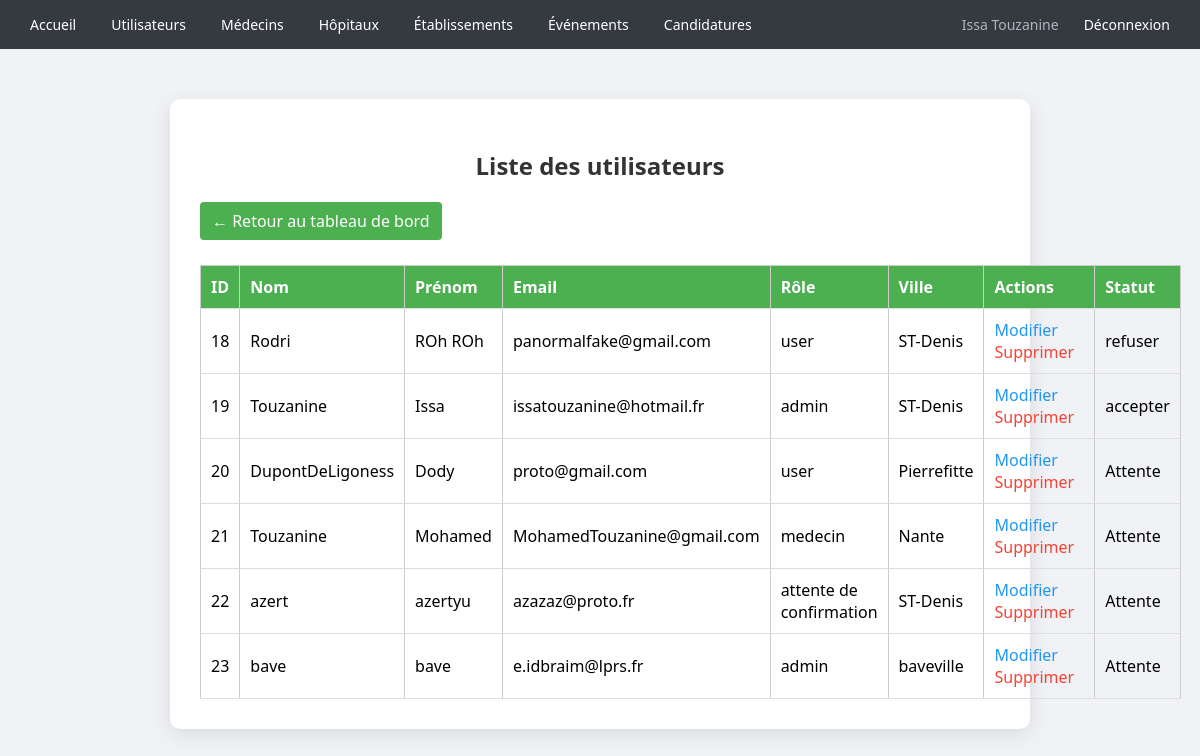
The page /src/vue/ListeUtilisateurs.php (signed in) on the database as committed earlier.
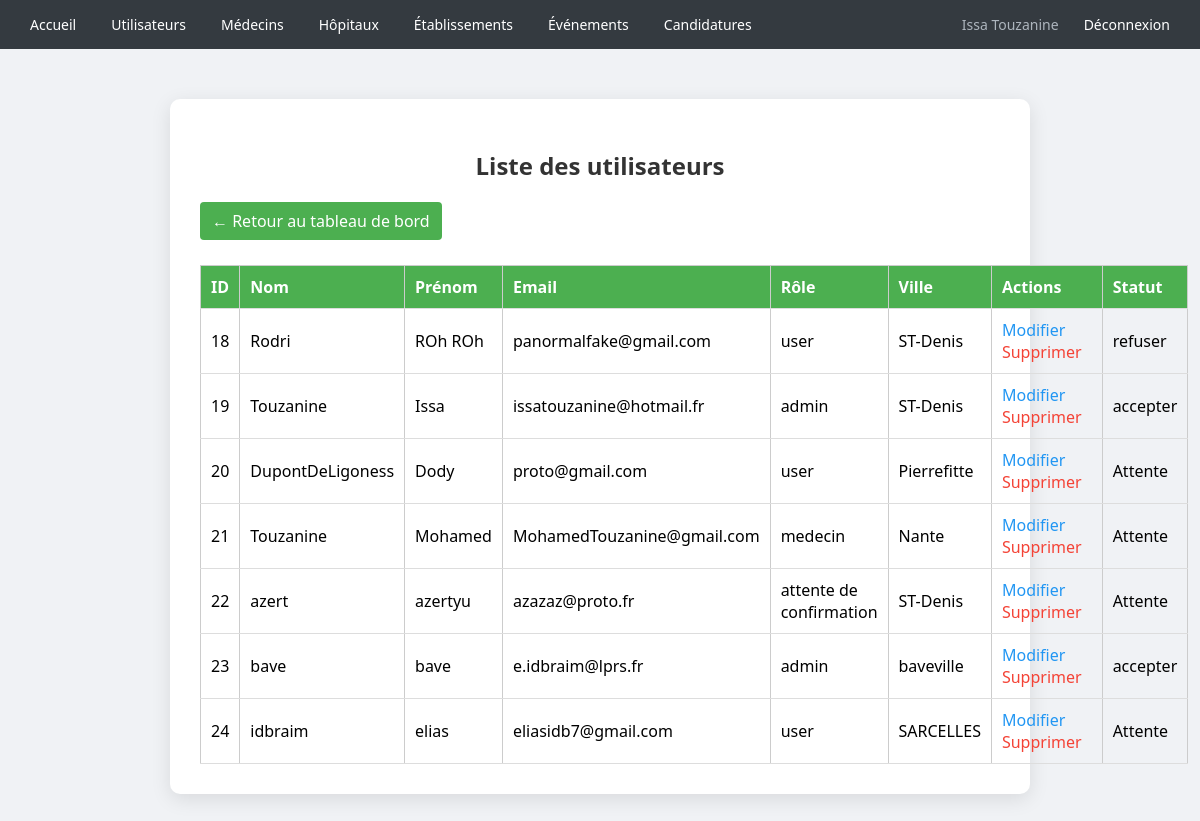
The same page on the database as committed later.
### tables this page shows
CREATE TABLE IF NOT EXISTS `utilisateur` (
  `id_utilisateur` int NOT NULL AUTO_INCREMENT,
  `nom` varchar(50) NOT NULL,
  `prenom` varchar(50) NOT NULL,
  `email` varchar(50) NOT NULL,
  `rue` varchar(50) NOT NULL,
  `cd` int NOT NULL,
  `ville` varchar(50) NOT NULL,
  `mdp` varchar(255) NOT NULL,
  `role` enum('admin','user','medecin','attente de confirmation','entreprise') DEFAULT 'attente de confirmation',
  `status` enum('Attente','accepter','refuser') DEFAULT 'Attente',
  `reset_token` varchar(255) DEFAULT NULL,
  `reset_expires` datetime DEFAULT NULL,
  PRIMARY KEY (`id_utilisateur`),
  UNIQUE KEY `email` (`email`)
);

### src/repository/UtilisateurRepository.php (called while the page is built, shortened)
<?php
class UtilisateurRepository
{
    private $bdd;
    public function __construct(\PDO $bdd) {
        $this->bdd = $bdd;
    }
    public function findAll(): array
    {
        try {
            $sql = "SELECT id_utilisateur, nom, prenom, email, role, ville, status
                FROM utilisateur
                ORDER BY id_utilisateur ASC";
            $stmt = $this->bdd->query($sql);
            return $stmt->fetchAll(\PDO::FETCH_ASSOC);
        } catch (PDOException $e) {
            error_log('Erreur findAll utilisateurs : ' . $e->getMessage());
            return [];
        }
    }
}
?>

### src/vue/ListeUtilisateurs.php (the view, shortened to what this page needs)
<?php
require_once __DIR__ . '/../repository/UtilisateurRepository.php';
$database = new Bdd();
$bdd = $database->getBdd();
$repo = new UtilisateurRepository($bdd);
$utilisateurs = $repo->findAll();
include __DIR__ . '/header.php';
?>
<h2>Liste des utilisateurs</h2>
<a class="btn-retour" href="../../index.php">&larr; Retour au tableau de bord</a>
<table>
    <thead>
    <tr>
        <th>ID</th>
        <th>Nom</th>
        <th>Prénom</th>
        <th>Email</th>
        <th>Rôle</th>
        <th>Ville</th>
        <th>Actions</th>
        <th>Statut</th>
    </tr>
    </thead>
    <tbody>
    <?php foreach ($utilisateurs as $u): ?>
        <tr>
            <td><?= $u['id_utilisateur'] ?></td>
            <td><?= htmlspecialchars($u['nom']) ?></td>
            <td><?= htmlspecialchars($u['prenom']) ?></td>
            <td><?= htmlspecialchars($u['email']) ?></td>
            <td><?= htmlspecialchars($u['role']) ?></td>
            <td><?= htmlspecialchars($u['ville']) ?></td>
            <td class="actions">
                <a class="btn-modifier" href="ModifierUtilisateur.php?email=<?= urlencode($u['email']) ?>">Modifier</a>
                <a class="btn-supprimer" href="ListeUtilisateurs.php?delete=<?= $u['id_utilisateur'] ?>" onclick="return confirm('Voulez-vous vraiment supprimer cet utilisateur ?')">Supprimer</a>
            </td>
            <td><?= htmlspecialchars($u['status'] ?? '') ?></td>
        </tr>
    <?php endforeach; ?>
    </tbody>
</table>

### src/vue/header.php (shortened to what this page needs)
<!DOCTYPE html>
<html lang="fr">
<head>
</head>
<body>
<nav>
    <a href="../../index.php">Accueil</a>
    <?php if (isset($_SESSION['role'])): ?>
        <?php $role = $_SESSION['role']; ?>
        <?php if ($role === 'admin'): ?>
            <a href="../../src/vue/ListeUtilisateurs.php">Utilisateurs</a>
            <a href="../../src/vue/ListeMedecin.php">Médecins</a>
            <a href="../../src/vue/ListeHopital.php">Hôpitaux</a>
            <a href="../../src/vue/ListeEtablissement.php">Établissements</a>
            <a href="../../src/vue/ListeEvenement.php">Événements</a>
            <a href="../../src/vue/ListeCandidatures.php">Candidatures</a>
        <?php endif; ?>
        <span class="nav-user">
            <?= htmlspecialchars(($_SESSION['prenom'] ?? '') . ' ' . ($_SESSION['nom'] ?? '')) ?>
        </span>
        <a href="../../src/traitement/Déconnexion.php">Déconnexion</a>
    <?php endif; ?>
</nav>
<div class="container">

### src/vue/header.php (style rules this page uses)
body { font-family: 'Segoe UI', sans-serif; background: #f0f2f5; margin: 0; padding: 0; }
.container { max-width: 800px; margin: 50px auto; padding: 30px; background: white; border-radius: 10px; box-shadow: 0 5px 20px rgba(0,0,0,0.1); }
h2 { text-align: center; color: #333; }
table { width: 100%; border-collapse: collapse; margin-top: 20px; }
th, td { padding: 10px; border: 1px solid #ccc; text-align: left; }
th { background: #f4f4f4; }
a { color: #007bff; text-decoration: none; }
.actions a { margin-right: 10px; }
nav { background: #343a40; padding: 10px 20px; display: flex; align-items: center; gap: 15px; flex-wrap: wrap; }
nav a { color: white; text-decoration: none; padding: 5px 10px; border-radius: 4px; font-size: 14px; }
.nav-user { margin-left: auto; color: #adb5bd; font-size: 14px; }

### src/vue/ListeUtilisateurs.php (style rules this page uses)
.btn-retour { display: inline-block; margin-bottom: 15px; padding: 8px 12px; background-color: #4CAF50; color: white; text-decoration: none; border-radius: 4px; }
.btn-modifier { color: #2196F3; text-decoration: none; margin-right: 8px; }
.btn-supprimer { color: #f44336; text-decoration: none; }
table { width: 100%; border-collapse: collapse; margin-top: 10px; }
th, td { padding: 10px; border-bottom: 1px solid #ddd; text-align: left; }
th { background-color: #4CAF50; color: white; }

Rows that differ between the two databases and show on the page:
changed utilisateur "bave": status "Attente" → "accepter"
added utilisateur: id_utilisateur "24", nom "idbraim", prenom "elias", email "eliasidb7@gmail.com", role "user", ville "SARCELLES", status "Attente"
